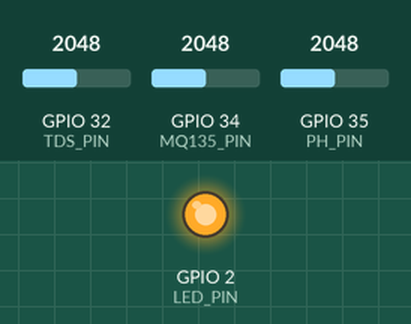
Recording of a program running on a simulated ESP32. Parts: output pins drawn as LEDs (lit = HIGH). The test bench sets the inputs (shaded band); at power-on: GPIO 32 (TDS_PIN) = 2048, GPIO 34 (MQ135_PIN) = 2048, GPIO 35 (PH_PIN) = 2048. WiFi joins after 1.5 s; servers stay silent unless stated; uploads are accepted with an empty reply; what the program prints to the serial monitor is not drawn.

Above: at 16.1 s.
Timing chart, 0 to 40.9 s (numbered marks = the images above):
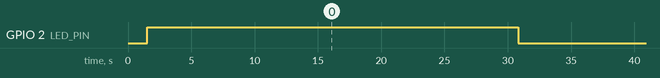

The program:

main.cpp
```cpp
#include <WiFi.h>
#include <HTTPClient.h>
#include <ArduinoJson.h>
#include <WiFiManager.h>

#define MQ135_PIN 34
#define PH_PIN 35
#define TDS_PIN 32
#define LED_PIN 2

const char* FIREBASE_HOST = "smartenvironmonitor-default-rtdb.firebaseio.com";
const char* FIREBASE_AUTH = "YOUR_FIREBASE_AUTH_KEY";

float pHValue = 0;
float tdsValue = 0;
float airQuality = 0;
float temperature = 0;
float humidity = 0;

unsigned long lastSendTime = 0;
const long sendInterval = 30000;

void setup() {
    Serial.begin(115200);
    pinMode(LED_PIN, OUTPUT);
    pinMode(MQ135_PIN, INPUT);
    pinMode(PH_PIN, INPUT);
    pinMode(TDS_PIN, INPUT);

    WiFiManager wifiManager;
    wifiManager.autoConnect("SmartEnv-Setup");

    Serial.println("Connected to WiFi");
    Serial.println(WiFi.localIP());

    digitalWrite(LED_PIN, HIGH);
}

float readMQ135() {
    int rawValue = analogRead(MQ135_PIN);
    float voltage = (rawValue / 4095.0) * 3.3;
    float ppm = map(rawValue, 0, 4095, 0, 1000);
    return ppm;
}

float readPH() {
    int rawValue = analogRead(PH_PIN);
    float voltage = (rawValue / 4095.0) * 3.3;
    float pH = 7 + ((2.5 - voltage) / 0.18);
    pH = constrain(pH, 0, 14);
    return pH;
}

float readTDS() {
    int rawValue = analogRead(TDS_PIN);
    float voltage = (rawValue / 4095.0) * 3.3;
    float tds = (133.42 * voltage * voltage * voltage
                - 255.86 * voltage * voltage
                + 857.39 * voltage) * 0.5;
    return tds;
}

void sendDataToFirebase(float air, float ph, float tds) {
    if (WiFi.status() == WL_CONNECTED) {
        HTTPClient http;

        String url = "https://";
        url += FIREBASE_HOST;
        url += "/sensor_data.json?auth=";
        url += FIREBASE_AUTH;

        StaticJsonDocument<512> doc;
        doc["air_quality"] = air;
        doc["ph"] = ph;
        doc["tds"] = tds;
        doc["timestamp"] = millis();
        doc["station_id"] = "station_01";

        String jsonString;
        serializeJson(doc, jsonString);

        http.begin(url);
        http.addHeader("Content-Type", "application/json");

        int httpResponseCode = http.POST(jsonString);

        if (httpResponseCode > 0) {
            Serial.println("Data sent successfully");
            digitalWrite(LED_PIN, HIGH);
            delay(100);
            digitalWrite(LED_PIN, LOW);
        } else {
            Serial.println("Error sending data");
        }

        http.end();
    }
}

void loop() {
    unsigned long currentTime = millis();

    airQuality = readMQ135();
    pHValue = readPH();
    tdsValue = readTDS();

    Serial.print("Air Quality: ");
    Serial.print(airQuality);
    Serial.print(" | pH: ");
    Serial.print(pHValue);
    Serial.print(" | TDS: ");
    Serial.println(tdsValue);

    if (currentTime - lastSendTime >= sendInterval) {
        sendDataToFirebase(airQuality, pHValue, tdsValue);
        lastSendTime = currentTime;
    }

    delay(1000);
}
```

Measured:
- by itself, GPIO 2 (LED_PIN): alternates HIGH for 0.10 s and LOW for 30.2 s
